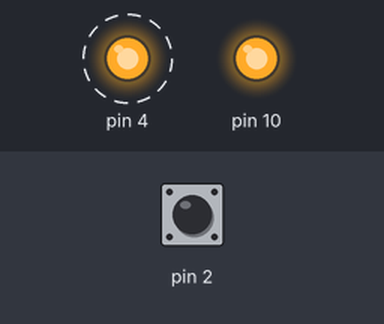
This sketch was run on a simulated Arduino Uno, built with avr-gcc and run on an emulated ATmega328P. Parts: output pins drawn as LEDs (lit = HIGH). Dashed ring = blinking. The test bench sets the inputs (shaded band); at power-on: pin 2 HIGH.

Above: at 1.27 s.
1.3 s: pin 2 pulled LOW for 1 s
At 1.46 s:
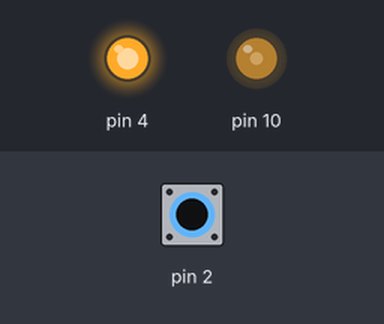
At 3.5 s:
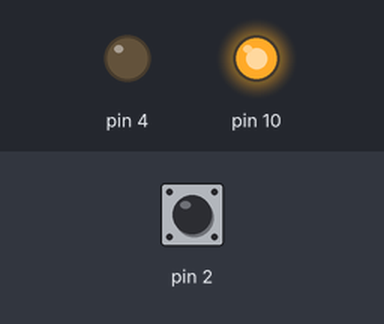
3.8 s: pin 2 pulled LOW for 0.15 s
At 3.9 s:
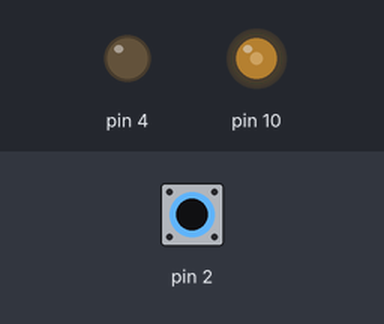
Timing chart, 0 to 6.8 s (numbered marks = the images above; inputs shaded):
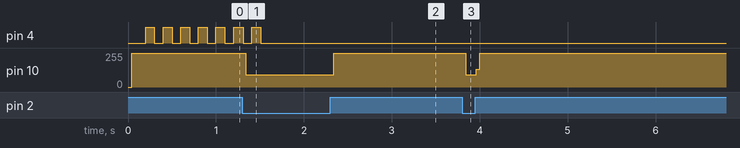

Measured:
- after the input at 1.3 s, pin 4: goes on until 1.5 s, then stays LOW; pin 10: 255/255 → 93/255 at once, → 255/255 1.0 s later
- after the input at 3.8 s, pin 10: 255/255 → 93/255 at once, → 255/255 0.12 s later
- by itself, pin 4: alternates HIGH for 0.10 s and LOW for 0.10 s

The sketch:

rfRangeTX_for_433MHz.pde
```cpp
// (licence header left out)
// Based on a sample implementation by Steve Evans (@tankslappa).

#include <Ports.h>
#include <RF12.h>

byte outData, pending;
MilliTimer sendTimer;

void setup() {
  rf12_initialize('T', RF12_433MHZ, 88);
  pinMode(4,OUTPUT);
}

boolean ledstate = false;
void loop() {
  rf12_recvDone();

  if (sendTimer.poll(100)) {
    ++outData;
    pending = 1;
    digitalWrite(4,ledstate);
    ledstate = !ledstate;
  }

  if (pending && rf12_canSend()) {
    rf12_sendStart(0, &outData, sizeof outData);
    pending = 0;

  }
}
```
